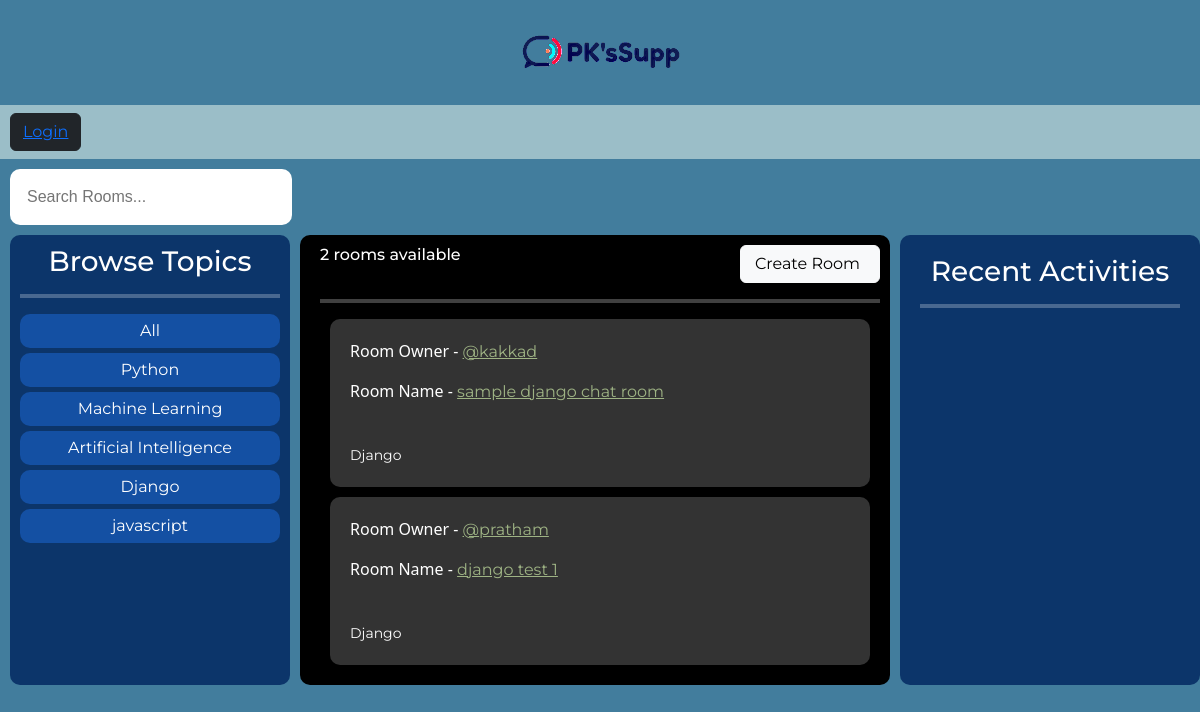
Screenshot of /?q=Django with the database file from the repository.
### base/models.py (models this page shows, shortened)
class Topic(models.Model):
    name = models.CharField(max_length=200)

class Room(models.Model):
    host = models.ForeignKey(User, on_delete=models.SET_NULL, null=True)
    topic = models.ForeignKey(Topic, on_delete=models.SET_NULL, null=True)
    name = models.CharField(max_length=200)
    description = models.TextField(null=True, blank=True)
    participants = models.ManyToManyField(User, related_name="participants", blank=True)
    updated = models.DateTimeField(auto_now=True)
    created = models.DateTimeField(auto_now_add=True)
    class Meta:
        ordering = ["-updated", "-created"]

### base/views.py (the view)
# urls.py: path("", views.home, name="home"),
def home(request):
    show_search_bar = True
    q = request.GET.get("q") if request.GET.get("q") != None else ""
    rooms = Room.objects.filter(
        Q(topic__name__icontains=q)
        | Q(name__icontains=q)
        | Q(description__icontains=q)
    )
    room_count = rooms.count()
    topics = Topic.objects.all()
    room_messages = Message.objects.filter(Q(room__topic__name__icontains=q))
    context = {
        "rooms": rooms,
        "topics": topics,
        "room_count": room_count,
        "room_messages": room_messages,
        "show_search_bar": show_search_bar,
    }
    return render(request, "base/home.html", context)

### base/templates/base/home.html
{% extends 'main.html' %} {% block content %} {% load static %}
<link rel="stylesheet" href="{% static 'styles/home.css' %}" />
<div class="main-container">
  <div class="topics">{% include 'base/topics_component.html' %}</div>
  <div class="feed">
    <div class="room-create-room">
      <h6 class="room-count">{{room_count}} rooms available</h6>
      <button class="btn btn-light create-room-button">
        <a class="create-room" href="{% url 'create-room' %}">Create Room</a>
      </button>
    </div>
    <hr class="feed-line" />
    {% include 'base/feed_component.html' %}
  </div>
  <div class="activity">{% include 'base/activity_component.html' %}</div>
</div>
{% endblock content %}

### base/templates/base/topics_component.html
{% load static %}
<link rel="stylesheet" href="{% static 'styles/topics_component.css' %}" />
<h3 class="main-heading">Browse Topics</h3>
<hr class="feed-line" />
<div class="topic-names">
  <div class="topic-name"><a href="{% url 'home' %}">All</a><br /></div>
  {% for topic in topics %}
  <div class="topic-name">
    <a href="{% url 'home' %}?q={{topic.name}}">{{topic.name}}</a><br />
  </div>
  {% endfor %}
</div>

### base/templates/base/feed_component.html (shortened to what this page needs)
{% load static %}
<link rel="stylesheet" href="{% static 'styles/feed_component.css' %}" />
<div>
  {% for room in rooms %}
  <div class="room-component">
    <div class="room-div">
      <p class="room-owner-p">Room Owner -</p>
      <a href="{% url 'user-profile' room.host.id %}"
        >@{{room.host.username}}</a
      >
    </div>
    <div class="room-div">
      <p class="room-name-p">Room Name -</p>
      <a href="{% url 'room' room.id %}">{{room.name}}</a>
    </div>
    <br />
    <small>{{room.topic.name}}</small>
  </div>
  {% endfor %}
</div>

### static/styles/main.css (style rules this page uses)
.body { font-family: "Montserrat"; background-color: #427d9d; margin: 0; }

### static/styles/home.css (style rules this page uses)
.main-container { color: white; display: grid; grid-template-columns: 1fr 2fr 1fr; }
.topics { background-color: #0c356a; border-radius: 10px; padding: 10px; margin: 0px 10px; }
.feed { background-color: black; border-radius: 10px; margin-right: 10px; padding: 10px; padding-left: 20px; }
.room-create-room { display: grid; grid-template-columns: 3fr 1fr; }
.room-count { align-items: center; padding-top: 0px; }
.create-room { color: black; margin: 0; padding-right: 5px; text-decoration: none; text-align: end; }
.create-room-button { padding-left: 0; padding-right: 0; }
.feed-line { border: none; border-top: 4px solid white; height: 4px; }
.activity { background-color: #0c356a; border-radius: 10px; padding: 20px; }

### static/styles/topics_component.css (style rules this page uses)
.feed-line { border: none; border-top: 4px solid white; height: 4px; }
.main-heading { text-align: center; }
.topic-name { background-color: #1450a3; margin-bottom: 5px; padding: 5px; border-radius: 10px; text-align: center; }
.topic-names a { color: white; text-decoration: none; }

### static/styles/feed_component.css (style rules this page uses)
.room-component { background-color: #333333; padding: 20px; margin: 10px; border-radius: 10px; }
.room-owner-p { font-family: "Segoe UI", Tahoma, Geneva, Verdana, sans-serif; display: inline-block; }
.room-name-p { font-family: "Segoe UI", Tahoma, Geneva, Verdana, sans-serif; display: inline-block; }
.room-div a { color: #9eb384; }

### static/styles/activity_component.css (style rules this page uses)
.main-heading { text-align: center; }
.feed-line { border: none; border-top: 4px solid white; height: 4px; }

### rows the page displays
Topic: name "Python"
Topic: name "Machine Learning"
Topic: name "Artificial Intelligence"
Topic: name "Django"
Topic: name "javascript"
Room: host.username "kakkad", name "sample django chat room", topic.name "Django"
Room: host.username "pratham", name "django test 1", topic.name "Django"

### other values shown
{{ room_count }} "2"
